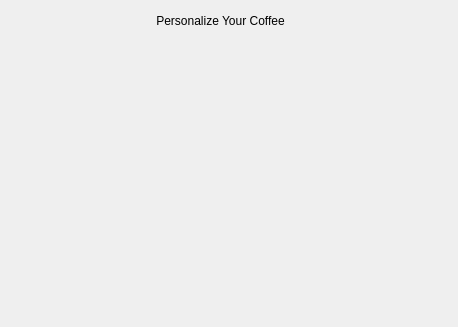
<?xml version="1.0" encoding="UTF-8"?>
<ui version="4.0">
 <class>Dialog</class>
 <widget class="QDialog" name="Dialog">
  <property name="geometry">
   <rect>
    <x>0</x>
    <y>0</y>
    <width>458</width>
    <height>327</height>
   </rect>
  </property>
  <property name="windowTitle">
   <string>Dialog</string>
  </property>
  <widget class="QLabel" name="label">
   <property name="geometry">
    <rect>
     <x>150</x>
     <y>10</y>
     <width>141</width>
     <height>21</height>
    </rect>
   </property>
   <property name="text">
    <string>Personalize Your Coffee</string>
   </property>
   <property name="alignment">
    <set>Qt::AlignCenter</set>
   </property>
  </widget>
 </widget>
 <resources/>
 <connections/>
</ui>
